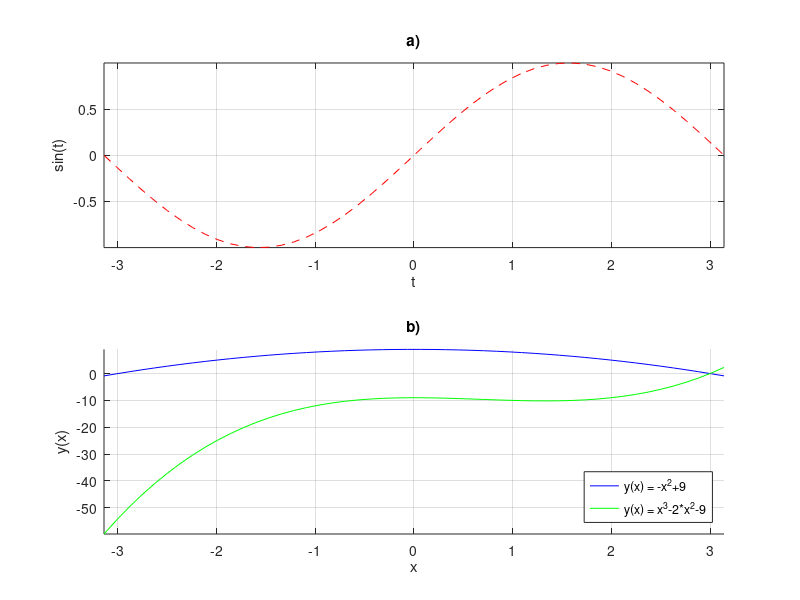
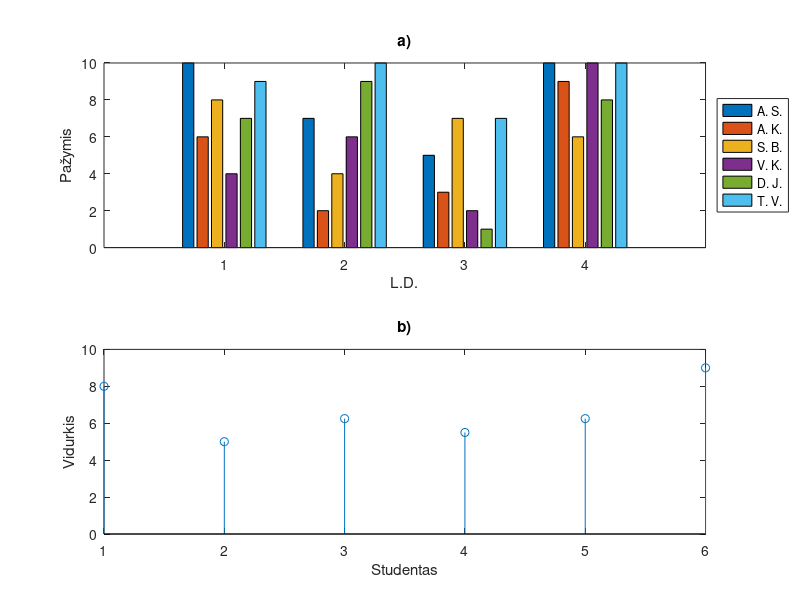

MATLAB code for these plots, in order:
% Aleksandr Skokunov
% EKf-25
% Data: 2026-09-21

% 1
clear all
clc

t = linspace(-pi, pi, 50);

figure
subplot(2, 1, 1)
plot(t, sin(t), 'r--')
xlim([min(t) max(t)])
ylim([min(sin(t)) max(sin(t))])
grid on
title('a)')
xlabel('t')
ylabel('sin(t)')

x = linspace(-pi, pi, 50);
y1 = -x.^2 + 9;
y2 = x.^3 - 2*x.^2 - 9;

subplot(2, 1, 2)
hold on
plot(x, y1, 'b')
plot(x, y2, 'g')
xlim([min(x) max(x)])
ylim([min(y2) max(y1)])
grid on
legend('y(x) = -x^2+9', 'y(x) = x^3-2*x^2-9', ... 
        'Location', 'southeast')
title('b)')
xlabel('x')
ylabel('y(x)')

%% 2
clear all
clc

grades = [10 6 8 4 7 9; 7 2 4 6 9 10; ... 
            5 3 7 2 1 7; 10 9 6 10 8 10];

figure
subplot(2, 1, 1)
bar(grades)
ylim([0 10])
title('a)')
xlabel('L.D.')
ylabel('Pažymis')
legend('A. S.', 'A. K.', 'S. B.', 'V. K.', 'D. J.', 'T. V.', ... 
        'Location', 'eastoutside')

subplot(2, 1, 2)
stem(mean(grades))
ylim([0 10])
title('b)')
xlabel('Studentas')
ylabel('Vidurkis')
